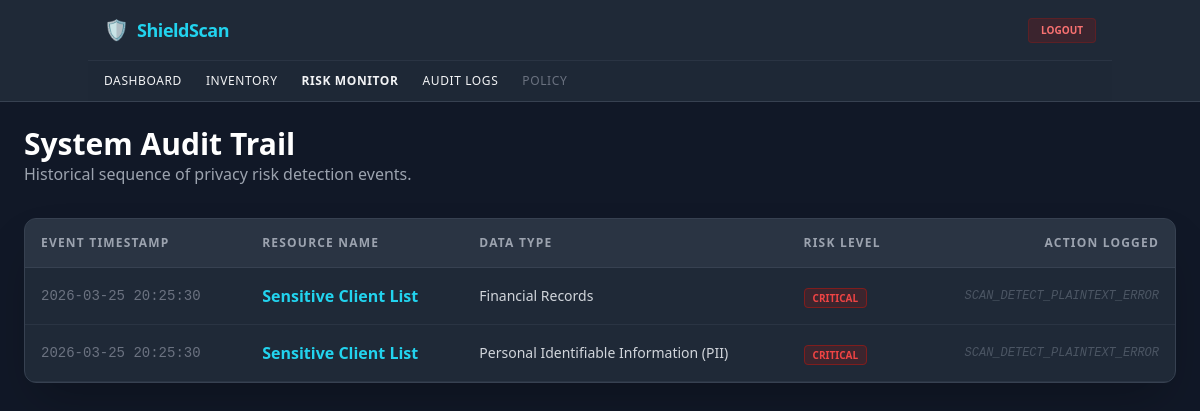
The page /logs.php (signed in) on the database as committed earlier.
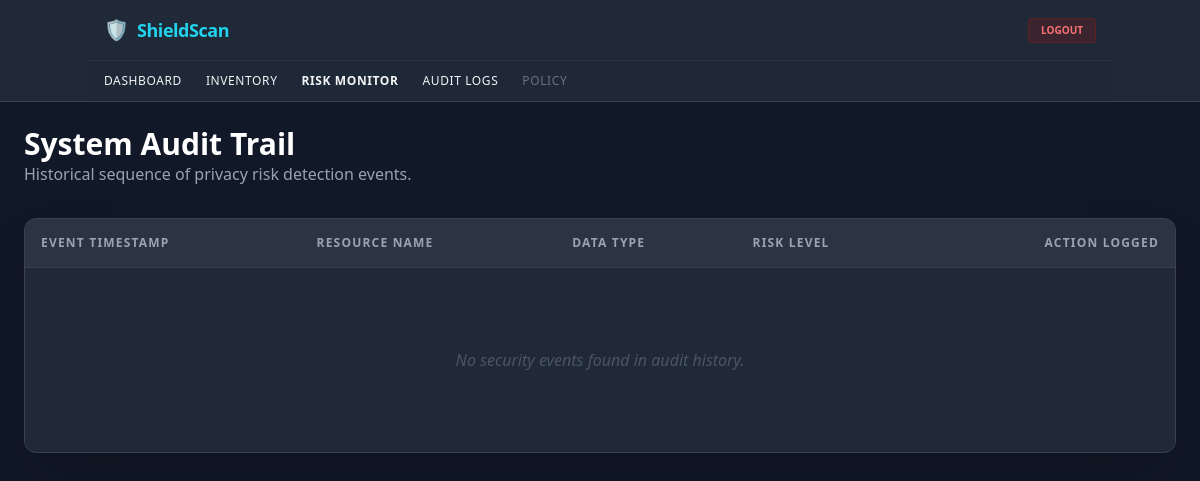
The same page on the database as committed later.
### tables this page shows
CREATE TABLE risk_logs (
        id INTEGER PRIMARY KEY AUTOINCREMENT,
        asset_id INTEGER,
        risk_level TEXT,
        found_at DATETIME DEFAULT CURRENT_TIMESTAMP,
        FOREIGN KEY (asset_id) REFERENCES data_assets(id)
    );

### logs.php (the view, shortened to what this page needs)
<?php
require_once __DIR__ . '/includes/db.php';
require_once __DIR__ . '/includes/header.php';
$query = "
    SELECT risk_logs.*, data_assets.asset_name, data_assets.data_type
    FROM risk_logs
    JOIN data_assets ON risk_logs.asset_id = data_assets.id
    ORDER BY found_at DESC
    LIMIT 50
";
$logs = $pdo->query($query)->fetchAll();
?>
<div class="max-w-6xl mx-auto">
    <div class="mb-8">
        <h2 class="text-3xl font-bold text-white">System Audit Trail</h2>
        <p class="text-gray-400">Historical sequence of privacy risk detection events.</p>
    </div>
    <div class="bg-gray-800 rounded-xl border border-gray-700 overflow-hidden shadow-2xl">
        <table class="w-full text-left border-collapse">
            <thead>
                <tr class="bg-gray-700/50 text-gray-400 text-xs uppercase tracking-widest">
                    <th class="p-4 border-b border-gray-700">Event Timestamp</th>
                    <th class="p-4 border-b border-gray-700">Resource Name</th>
                    <th class="p-4 border-b border-gray-700">Data Type</th>
                    <th class="p-4 border-b border-gray-700">Risk Level</th>
                    <th class="p-4 border-b border-gray-700 text-right">Action Logged</th>
                </tr>
            </thead>
            <tbody class="text-gray-300">
                <?php foreach ($logs as $log): ?>
                <tr class="border-b border-gray-700/50 hover:bg-gray-700/30 transition">
                    <td class="p-4 text-sm font-mono text-gray-500"><?php echo $log['found_at']; ?></td>
                    <td class="p-4 font-bold text-cyan-400"><?php echo htmlspecialchars($log['asset_name']); ?></td>
                    <td class="p-4 text-sm"><?php echo htmlspecialchars($log['data_type']); ?></td>
                    <td class="p-4">
                        <span class="bg-red-900/30 text-red-500 border border-red-900 px-2 py-0.5 rounded text-[10px] font-bold uppercase">
                            <?php echo $log['risk_level']; ?>
                        </span>
                    </td>
                    <td class="p-4 text-right text-xs italic text-gray-600 font-mono">
                        SCAN_DETECT_PLAINTEXT_ERROR
                    </td>
                </tr>
                <?php endforeach; ?>
                <?php if (empty($logs)): ?>
                <tr>
                    <td colspan="5" class="p-20 text-center text-gray-600 italic">
                        No security events found in audit history.
                    </td>
                </tr>
                <?php endif; ?>
            </tbody>
        </table>
    </div>
</div>

Rows that differ between the two databases and show on the page:
removed risk_logs: found_at "2026-03-25 20:25:30", asset_name "Sensitive Client List", data_type "Financial Records", risk_level "CRITICAL"
removed risk_logs: found_at "2026-03-25 20:25:30", asset_name "Sensitive Client List", data_type "Personal Identifiable Information (PII)", risk_level "CRITICAL"
Other text that changed with them:
text now shown: "No security events found in audit history."
